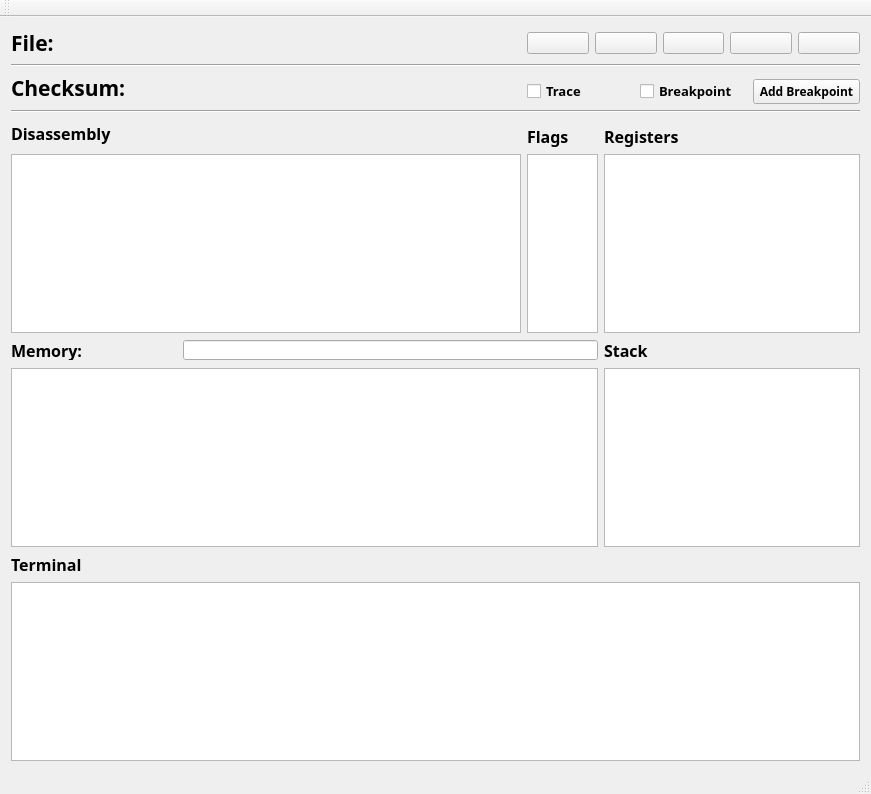
<?xml version="1.0" encoding="UTF-8"?>
<ui version="4.0">
 <class>ArmSim</class>
 <widget class="QMainWindow" name="ArmSim">
  <property name="geometry">
   <rect>
    <x>0</x>
    <y>0</y>
    <width>871</width>
    <height>794</height>
   </rect>
  </property>
  <property name="sizePolicy">
   <sizepolicy hsizetype="Minimum" vsizetype="Preferred">
    <horstretch>0</horstretch>
    <verstretch>0</verstretch>
   </sizepolicy>
  </property>
  <property name="windowTitle">
   <string>ArmSim</string>
  </property>
  <property name="windowIcon">
   <iconset resource="images.qrc">
    <normaloff>:/icons/Untitled.png</normaloff>:/icons/Untitled.png</iconset>
  </property>
  <widget class="QWidget" name="centralWidget">
   <layout class="QGridLayout" name="gridLayout">
    <item row="7" column="0" colspan="3">
     <widget class="QListWidget" name="listWidget_disassembly">
      <property name="sizePolicy">
       <sizepolicy hsizetype="Expanding" vsizetype="Preferred">
        <horstretch>0</horstretch>
        <verstretch>0</verstretch>
       </sizepolicy>
      </property>
      <property name="maximumSize">
       <size>
        <width>16777215</width>
        <height>200</height>
       </size>
      </property>
      <property name="font">
       <font>
        <family>Lucida Console</family>
        <pointsize>10</pointsize>
       </font>
      </property>
     </widget>
    </item>
    <item row="2" column="0" rowspan="2" colspan="2">
     <widget class="QLabel" name="label_checksum">
      <property name="sizePolicy">
       <sizepolicy hsizetype="Preferred" vsizetype="Fixed">
        <horstretch>0</horstretch>
        <verstretch>0</verstretch>
       </sizepolicy>
      </property>
      <property name="maximumSize">
       <size>
        <width>16777215</width>
        <height>30</height>
       </size>
      </property>
      <property name="font">
       <font>
        <family>Segoe UI Semibold</family>
        <pointsize>16</pointsize>
        <weight>75</weight>
        <bold>true</bold>
       </font>
      </property>
      <property name="text">
       <string>Checksum:</string>
      </property>
     </widget>
    </item>
    <item row="8" column="4">
     <widget class="QLabel" name="label_4">
      <property name="sizePolicy">
       <sizepolicy hsizetype="Preferred" vsizetype="Fixed">
        <horstretch>0</horstretch>
        <verstretch>0</verstretch>
       </sizepolicy>
      </property>
      <property name="font">
       <font>
        <family>Segoe UI Semibold</family>
        <pointsize>12</pointsize>
        <weight>75</weight>
        <bold>true</bold>
       </font>
      </property>
      <property name="text">
       <string>Stack</string>
      </property>
     </widget>
    </item>
    <item row="4" column="0" colspan="5">
     <widget class="Line" name="line_2">
      <property name="orientation">
       <enum>Qt::Horizontal</enum>
      </property>
     </widget>
    </item>
    <item row="6" column="4">
     <widget class="QLabel" name="label_flags">
      <property name="sizePolicy">
       <sizepolicy hsizetype="Preferred" vsizetype="Fixed">
        <horstretch>0</horstretch>
        <verstretch>0</verstretch>
       </sizepolicy>
      </property>
      <property name="font">
       <font>
        <family>Segoe UI Semibold</family>
        <pointsize>12</pointsize>
        <weight>75</weight>
        <bold>true</bold>
       </font>
      </property>
      <property name="text">
       <string>Registers</string>
      </property>
     </widget>
    </item>
    <item row="7" column="4">
     <widget class="QTableView" name="tableView_regView">
      <property name="sizePolicy">
       <sizepolicy hsizetype="Fixed" vsizetype="Expanding">
        <horstretch>0</horstretch>
        <verstretch>0</verstretch>
       </sizepolicy>
      </property>
      <property name="maximumSize">
       <size>
        <width>256</width>
        <height>200</height>
       </size>
      </property>
      <property name="font">
       <font>
        <family>Lucida Console</family>
        <pointsize>10</pointsize>
       </font>
      </property>
      <property name="layoutDirection">
       <enum>Qt::LeftToRight</enum>
      </property>
      <property name="horizontalScrollBarPolicy">
       <enum>Qt::ScrollBarAlwaysOff</enum>
      </property>
      <property name="sizeAdjustPolicy">
       <enum>QAbstractScrollArea::AdjustToContents</enum>
      </property>
      <property name="gridStyle">
       <enum>Qt::SolidLine</enum>
      </property>
      <attribute name="verticalHeaderVisible">
       <bool>false</bool>
      </attribute>
     </widget>
    </item>
    <item row="10" column="0">
     <widget class="QLabel" name="label_5">
      <property name="sizePolicy">
       <sizepolicy hsizetype="Preferred" vsizetype="Fixed">
        <horstretch>0</horstretch>
        <verstretch>0</verstretch>
       </sizepolicy>
      </property>
      <property name="font">
       <font>
        <family>Segoe UI Semibold</family>
        <pointsize>12</pointsize>
        <weight>75</weight>
        <bold>true</bold>
       </font>
      </property>
      <property name="text">
       <string>Terminal</string>
      </property>
     </widget>
    </item>
    <item row="1" column="0" colspan="5">
     <widget class="Line" name="line">
      <property name="orientation">
       <enum>Qt::Horizontal</enum>
      </property>
     </widget>
    </item>
    <item row="9" column="0" colspan="4">
     <widget class="QListWidget" name="listWidget_memory">
      <property name="sizePolicy">
       <sizepolicy hsizetype="Expanding" vsizetype="Preferred">
        <horstretch>0</horstretch>
        <verstretch>0</verstretch>
       </sizepolicy>
      </property>
      <property name="maximumSize">
       <size>
        <width>16777215</width>
        <height>200</height>
       </size>
      </property>
      <property name="font">
       <font>
        <family>Lucida Console</family>
        <pointsize>10</pointsize>
       </font>
      </property>
     </widget>
    </item>
    <item row="0" column="0">
     <widget class="QLabel" name="label_filename">
      <property name="sizePolicy">
       <sizepolicy hsizetype="Preferred" vsizetype="Fixed">
        <horstretch>0</horstretch>
        <verstretch>0</verstretch>
       </sizepolicy>
      </property>
      <property name="maximumSize">
       <size>
        <width>16777215</width>
        <height>30</height>
       </size>
      </property>
      <property name="font">
       <font>
        <family>Segoe UI Semibold</family>
        <pointsize>16</pointsize>
        <weight>75</weight>
        <bold>true</bold>
       </font>
      </property>
      <property name="text">
       <string>File:</string>
      </property>
     </widget>
    </item>
    <item row="11" column="0" colspan="5">
     <widget class="TerminalTextBrowser" name="textBrowser_terminalView">
      <property name="sizePolicy">
       <sizepolicy hsizetype="Expanding" vsizetype="Preferred">
        <horstretch>0</horstretch>
        <verstretch>0</verstretch>
       </sizepolicy>
      </property>
      <property name="maximumSize">
       <size>
        <width>16777215</width>
        <height>224</height>
       </size>
      </property>
      <property name="font">
       <font>
        <family>Lucida Console</family>
        <pointsize>10</pointsize>
       </font>
      </property>
      <property name="horizontalScrollBarPolicy">
       <enum>Qt::ScrollBarAlwaysOff</enum>
      </property>
     </widget>
    </item>
    <item row="9" column="4">
     <widget class="QListWidget" name="listWidget_stack">
      <property name="sizePolicy">
       <sizepolicy hsizetype="Fixed" vsizetype="Expanding">
        <horstretch>0</horstretch>
        <verstretch>0</verstretch>
       </sizepolicy>
      </property>
      <property name="maximumSize">
       <size>
        <width>256</width>
        <height>200</height>
       </size>
      </property>
     </widget>
    </item>
    <item row="0" column="3" colspan="2">
     <layout class="QHBoxLayout" name="horizontalLayout_2">
      <property name="sizeConstraint">
       <enum>QLayout::SetFixedSize</enum>
      </property>
      <item>
       <widget class="QPushButton" name="pushButton">
        <property name="text">
         <string/>
        </property>
        <property name="icon">
         <iconset resource="images.qrc">
          <normaloff>:/icons/open_file.png</normaloff>:/icons/open_file.png</iconset>
        </property>
        <property name="iconSize">
         <size>
          <width>24</width>
          <height>24</height>
         </size>
        </property>
        <property name="shortcut">
         <string>Ctrl+O</string>
        </property>
       </widget>
      </item>
      <item>
       <widget class="QPushButton" name="pushButton_reset">
        <property name="text">
         <string/>
        </property>
        <property name="icon">
         <iconset resource="images.qrc">
          <normaloff>:/icons/reset.png</normaloff>:/icons/reset.png</iconset>
        </property>
        <property name="iconSize">
         <size>
          <width>24</width>
          <height>24</height>
         </size>
        </property>
        <property name="shortcut">
         <string>Ctrl+R</string>
        </property>
       </widget>
      </item>
      <item>
       <widget class="QPushButton" name="pushButton_run">
        <property name="text">
         <string/>
        </property>
        <property name="icon">
         <iconset resource="images.qrc">
          <normaloff>:/icons/run.png</normaloff>:/icons/run.png</iconset>
        </property>
        <property name="iconSize">
         <size>
          <width>24</width>
          <height>24</height>
         </size>
        </property>
        <property name="shortcut">
         <string>F5</string>
        </property>
       </widget>
      </item>
      <item>
       <widget class="QPushButton" name="pushButton_stop">
        <property name="text">
         <string/>
        </property>
        <property name="icon">
         <iconset resource="images.qrc">
          <normaloff>:/icons/stop.png</normaloff>:/icons/stop.png</iconset>
        </property>
        <property name="iconSize">
         <size>
          <width>24</width>
          <height>24</height>
         </size>
        </property>
        <property name="shortcut">
         <string>Ctrl+Q</string>
        </property>
       </widget>
      </item>
      <item>
       <widget class="QPushButton" name="pushButton_step">
        <property name="text">
         <string/>
        </property>
        <property name="icon">
         <iconset resource="images.qrc">
          <normaloff>:/icons/step_into.png</normaloff>:/icons/step_into.png</iconset>
        </property>
        <property name="iconSize">
         <size>
          <width>24</width>
          <height>24</height>
         </size>
        </property>
        <property name="shortcut">
         <string>F10</string>
        </property>
       </widget>
      </item>
     </layout>
    </item>
    <item row="8" column="0">
     <widget class="QLabel" name="label">
      <property name="sizePolicy">
       <sizepolicy hsizetype="Preferred" vsizetype="Fixed">
        <horstretch>0</horstretch>
        <verstretch>0</verstretch>
       </sizepolicy>
      </property>
      <property name="maximumSize">
       <size>
        <width>16777215</width>
        <height>20</height>
       </size>
      </property>
      <property name="font">
       <font>
        <family>Segoe UI Semibold</family>
        <pointsize>12</pointsize>
        <weight>75</weight>
        <bold>true</bold>
       </font>
      </property>
      <property name="text">
       <string>Memory:</string>
      </property>
     </widget>
    </item>
    <item row="3" column="3" colspan="2">
     <layout class="QHBoxLayout" name="horizontalLayout_3">
      <property name="sizeConstraint">
       <enum>QLayout::SetFixedSize</enum>
      </property>
      <item>
       <widget class="QCheckBox" name="checkBox_trace">
        <property name="font">
         <font>
          <family>Segoe UI Semibold</family>
          <pointsize>10</pointsize>
          <weight>75</weight>
          <bold>true</bold>
         </font>
        </property>
        <property name="text">
         <string>Trace</string>
        </property>
        <property name="shortcut">
         <string>Ctrl+T</string>
        </property>
        <property name="checked">
         <bool>false</bool>
        </property>
       </widget>
      </item>
      <item>
       <widget class="QCheckBox" name="checkBox_breakpoint">
        <property name="font">
         <font>
          <family>Segoe UI Semibold</family>
          <pointsize>10</pointsize>
          <weight>75</weight>
          <bold>true</bold>
         </font>
        </property>
        <property name="text">
         <string>Breakpoint</string>
        </property>
        <property name="shortcut">
         <string>Ctrl+B</string>
        </property>
       </widget>
      </item>
      <item>
       <widget class="QPushButton" name="pushButton_add_breakpoint">
        <property name="font">
         <font>
          <family>Segoe UI Semibold</family>
          <pointsize>9</pointsize>
          <weight>75</weight>
          <bold>true</bold>
         </font>
        </property>
        <property name="text">
         <string>Add Breakpoint</string>
        </property>
       </widget>
      </item>
     </layout>
    </item>
    <item row="8" column="1" colspan="3">
     <widget class="QLineEdit" name="lineEdit_memory">
      <property name="maximumSize">
       <size>
        <width>16777215</width>
        <height>20</height>
       </size>
      </property>
     </widget>
    </item>
    <item row="5" column="0" rowspan="2" colspan="2">
     <widget class="QLabel" name="label_3">
      <property name="sizePolicy">
       <sizepolicy hsizetype="Preferred" vsizetype="Fixed">
        <horstretch>0</horstretch>
        <verstretch>0</verstretch>
       </sizepolicy>
      </property>
      <property name="font">
       <font>
        <family>Segoe UI Semibold</family>
        <pointsize>12</pointsize>
        <weight>75</weight>
        <bold>true</bold>
       </font>
      </property>
      <property name="text">
       <string>Disassembly</string>
      </property>
     </widget>
    </item>
    <item row="6" column="3">
     <widget class="QLabel" name="label_regs">
      <property name="sizePolicy">
       <sizepolicy hsizetype="Preferred" vsizetype="Fixed">
        <horstretch>0</horstretch>
        <verstretch>0</verstretch>
       </sizepolicy>
      </property>
      <property name="font">
       <font>
        <family>Segoe UI Semibold</family>
        <pointsize>12</pointsize>
        <weight>75</weight>
        <bold>true</bold>
       </font>
      </property>
      <property name="text">
       <string>Flags</string>
      </property>
     </widget>
    </item>
    <item row="7" column="3">
     <widget class="QTableView" name="tableView_flagPanel">
      <property name="enabled">
       <bool>true</bool>
      </property>
      <property name="sizePolicy">
       <sizepolicy hsizetype="Fixed" vsizetype="Expanding">
        <horstretch>0</horstretch>
        <verstretch>0</verstretch>
       </sizepolicy>
      </property>
      <property name="maximumSize">
       <size>
        <width>71</width>
        <height>200</height>
       </size>
      </property>
      <property name="font">
       <font>
        <family>Lucida Console</family>
        <pointsize>10</pointsize>
       </font>
      </property>
      <property name="lineWidth">
       <number>1</number>
      </property>
      <property name="verticalScrollBarPolicy">
       <enum>Qt::ScrollBarAlwaysOff</enum>
      </property>
      <property name="horizontalScrollBarPolicy">
       <enum>Qt::ScrollBarAlwaysOff</enum>
      </property>
      <property name="showGrid">
       <bool>true</bool>
      </property>
      <property name="gridStyle">
       <enum>Qt::SolidLine</enum>
      </property>
      <attribute name="horizontalHeaderVisible">
       <bool>false</bool>
      </attribute>
      <attribute name="verticalHeaderVisible">
       <bool>false</bool>
      </attribute>
     </widget>
    </item>
   </layout>
  </widget>
  <widget class="QMenuBar" name="menuBar">
   <property name="geometry">
    <rect>
     <x>0</x>
     <y>0</y>
     <width>871</width>
     <height>21</height>
    </rect>
   </property>
  </widget>
  <widget class="QToolBar" name="mainToolBar">
   <attribute name="toolBarArea">
    <enum>TopToolBarArea</enum>
   </attribute>
   <attribute name="toolBarBreak">
    <bool>false</bool>
   </attribute>
  </widget>
  <widget class="QStatusBar" name="statusBar"/>
 </widget>
 <layoutdefault spacing="6" margin="11"/>
 <customwidgets>
  <customwidget>
   <class>TerminalTextBrowser</class>
   <extends>QTextBrowser</extends>
   <header location="global">terminaltextbrowser.h</header>
  </customwidget>
 </customwidgets>
 <resources>
  <include location="images.qrc"/>
 </resources>
 <connections/>
</ui>
